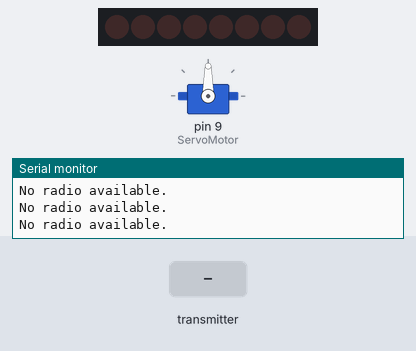
The sketch below on a simulated Arduino Uno, built with avr-gcc and run on an emulated ATmega328P. Parts: 8 shift-register outputs drawn as a row of LEDs (first output left, lit = HIGH), servo, the last lines printed to the serial monitor. Wiring (inferred from the names in the program): shift register (74HC595): data pin 2; shift clock pin 3; latch pin 4. Wiring (inferred from the signals the program sends): row of LEDs: on Q0, Q1, Q2, Q3, Q4, Q5, Q6, Q7. The test bench sets the inputs (shaded band). No radio packets arrive unless stated.

Above: at 1.2 s.
1.3 s: the transmitter starts sending joystick.0 = 0
At 2.5 s:
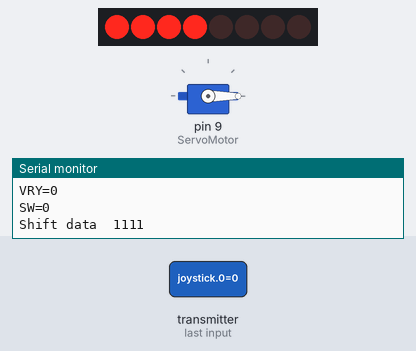
2.8 s: the transmitter starts sending joystick.0 = 1023
At 3.8 s:
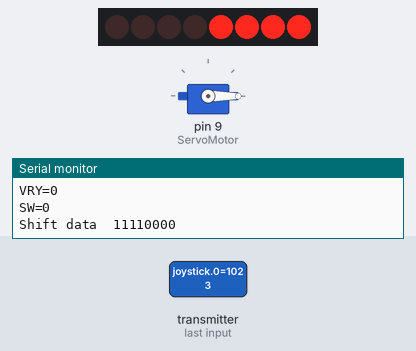
4.8 s: the transmitter starts sending joystick.1 = 1023
At 6.2 s:
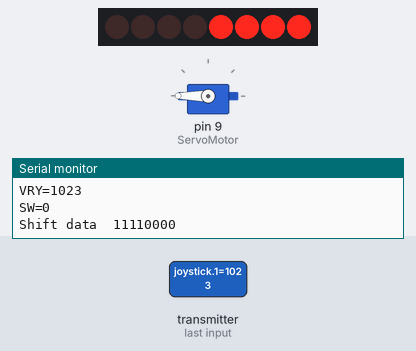
6.8 s: the transmitter starts sending joystick.1 = 256
At 8.6 s:
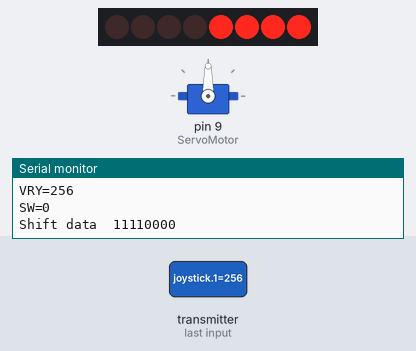
8.9 s: the transmitter starts sending joystick.1 = 0
At 9.9 s:
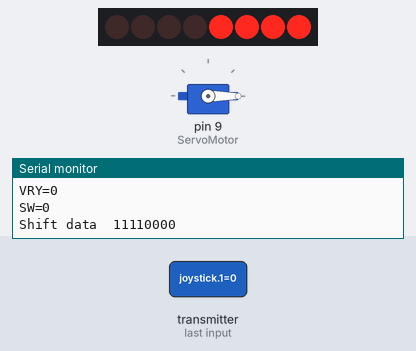
Timing chart, 0 to 11.9 s (numbered marks = the images above; inputs shaded):
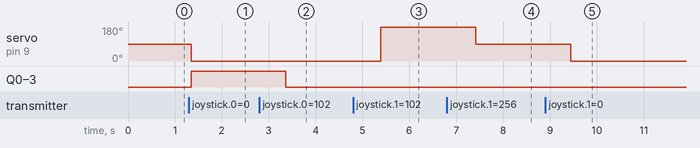

The sketch:

Cai-Shunhao_MP04.ino
```cpp
/*
 *MP04 for ECE160 Fall2017 Miniproject 04
 *Wireless Communication
 *Receiver
 *@author: Scott Cai
 *10/1/2017
 *
 *
 *DC motor 5
 *servo motor 9
 *IR sensor A3
 *Object detection sensor 6
 *
 *Wireless Transimitter NRF24LO1
 *
 *
 *function includes():
 *void setup()
 *void loop()
 *
 */

#include <SPI.h>
#include <nRF24L01.h>
#include <RF24.h>
#include <Servo.h>
#include <math.h>

Servo servo1;

#define datapin 2   //SER
#define clockpin 3  //SCK
#define latchpin 4  //RCK

#define joyZ A0
#define joyY A1
#define joyX A2

#define CE 7
#define CSN 8
#define MOSI 11
#define MISO 12
#define SCK 13

#define DC 5
#define IR A3
#define ServoMotor 9
#define OBS 6

#define SERVOLOW 650
#define SERVOHIGH 2700
#define BAUDRATE 9600

int xAxis, yAxis, zAxis;

#define Reset 0
#define LeftLED 1
#define RightLED 2
#define ForwardServo 3
#define BackwardServo 4
#define MiddleServo 5
#define turnDC 6

int IRStatus = 0; //0 for nothing in the distance, 1 for sth and disable the joystick
int xposition, yposition, swstatus;

static unsigned char state = Reset;

const uint64_t pipe = 0xE8E8F0F0E1LL; //transimission pipe
RF24 radio(CE, CSN);  //Creating a radio object
int joystick [3]; //three element array for joystick coordinates

void setup() {
  // put your setup code here, to run once:
  pinMode(datapin, OUTPUT);
  pinMode(clockpin, OUTPUT);
  pinMode(latchpin, OUTPUT);
  pinMode(joyZ, INPUT_PULLUP);
  pinMode(joyX, INPUT);
  pinMode(joyY, INPUT);

  radio.begin();
  radio.setChannel(22);
  radio.openReadingPipe(1, pipe);
  radio.startListening();

  Serial.begin(BAUDRATE);
  Serial.println("nRF24L01 Transmitter Starting");

  pinMode(DC, OUTPUT);
  pinMode(OBS, INPUT);
  servo1.attach(ServoMotor, SERVOLOW, SERVOHIGH);
}

void loop() {
  // put your main code here, to run repeatedly:
   //wired_test();
  wireless_test();
}

void shiftWrite(byte data) {
 //Send "data" to the shift register1
 Serial.print("Shift data  ");
 Serial.println(data,BIN);
  digitalWrite(latchpin, LOW);
  shiftOut(datapin, clockpin, MSBFIRST, data);
 //Positive edge on latchPin to store data
  digitalWrite(latchpin, HIGH);
}

void wired_test() {

  //switch(state) {
  //  case Reset:
  //  shiftWrite(0b11111111);
  //  readSensors();
  //  takeActions(xposition, yposition, swstatus, IRStatus);
  //  break;
  //
  //  case LeftLED:
  //  shiftWrite(0b11110000);
  //  readSensors();
  //  takeActions(xposition, yposition, swstatus, IRStatus);
  //  break;
  //
  //  case RightLED:
  //  shiftWrite(0b00001111);
  //  readSensors();
  //  takeActions(xposition, yposition, swstatus, IRStatus);
  //  break;
  //
  //  case ForwardServo:
  //  servo1.write(180);
  //  readSensors();
  //  takeActions(xposition, yposition, swstatus, IRStatus);
  //  break;
  //
  //  case MiddleServo:
  //  servo1.write(90);
  //  readSensors();
  //  takeActions(xposition, yposition, swstatus, IRStatus);
  //  break;
  //
  //  case BackwardServo:
  //  servo1.write(0);
  //  readSensors();
  //  takeActions(xposition, yposition, swstatus, IRStatus);
  //  break;
  //
  //  case turnDC:
  //  analogWrite(DC, 255);
  //  delay(1000);
  //  analogWrite(DC, 0);
  //  delay(100);
  //  readSensors();
  //  takeActions(xposition, yposition, swstatus, IRStatus);
  //  break;
  //}

  readSensors();
  if(xposition >= 800) {
      shiftWrite(0b11110000);
  }
  if(xposition <= 200) {
      shiftWrite(0b00001111);
  }
  if(yposition >= 800) {
      servo1.write(180);
  }
  if(yposition <= 200) {
      servo1.write(0);
  }
  if(yposition >= 200 & yposition <= 800) {
      servo1.write(90);
  }
  if(swstatus == 0) {
      analogWrite(DC, 255);
      delay(1000);
      analogWrite(DC, 0);
      delay(100);
  }
}

void wireless_test() {
  if(radio.available()) {
    while (radio.available()) {
      radio.read(joystick, sizeof(joystick));
      Serial.print("VRX=");
      Serial.println(joystick[0]);
      Serial.print("VRY=");
      Serial.println(joystick[1]);
      Serial.print("SW=");
      Serial.println(joystick[2]);
      Serial.println();

      if(joystick[0] >= 800) {
        shiftWrite(0b11110000);
      }
      if(joystick[0] <= 200) {
        shiftWrite(0b00001111);
      }
      if(joystick[1] >= 800) {
        servo1.write(180);
      }
      if(joystick[1] <= 200) {
        servo1.write(0);
      }
      if(joystick[1] >= 200 & joystick[1] <= 800) {
        servo1.write(90);
      }
      if(joystick[2] == 0) {
        analogWrite(DC, 255);
        delay(1000);
      }else if(joystick[2] == 1) {
        analogWrite(DC, 0);
        delay(10);
      }
      delay(10);
    }
  }else {
    Serial.println("No radio available.");
  }
}

void readSensors() {
  readJoy();
  readIR();
}

void readJoy() {
  xposition = analogRead(joyX);
  yposition = analogRead(joyY);
  swstatus = digitalRead(joyZ);
  delay(100);

  Serial.print("VRX=");
  Serial.println(xposition);
  Serial.print("VRY=");
  Serial.println(yposition);
  Serial.print("SW=");
  Serial.println(swstatus);
  Serial.println();
  delay(100);

}

void readIR() {
  unsigned int IRValue;
  float distance;
  IRValue = analogRead(IR);
  distance = 80*exp(-(IRValue*5.0/1024-0.2));
  Serial.print("Distance in cm = ");
  Serial.println(distance);
  Serial.print("IRValue = ");
  Serial.println(IRValue);
  delay(100);

  //decide the IRStatus
  if(distance <= 1) {
    IRStatus = 1;
  }else {
    IRStatus = 0;
  }
  Serial.print("IRStatus = ");
  Serial.println(IRStatus);
  Serial.println();
}

void takeActions(int x, int y, int z, int ir) {
  //x = xposition;
  //y = yposition;
  //z = swstatus;
  //ir = IRStatus;

  while(ir == 0){
    if(x >= 800) {
      state = LeftLED;
    }else if(x <= 200) {
      state = RightLED;
    }else if(y >= 800) {
      state = ForwardServo;
    }else if(y <= 200) {
      state = BackwardServo;
    }else if (y >= 200 & y <= 800) {
      state = MiddleServo;
    }else if(z == 0) {
      state = turnDC;
    }
  }

}
```

Measured:
- after the input at 1.3 s, servo on pin 9 (ServoMotor): 90° → 0° at once; Q0–3: LOW → HIGH at once
- after the input at 2.8 s, Q0–3: HIGH → LOW after 0.57 s
- after the input at 4.8 s, servo on pin 9 (ServoMotor): 0° → 180° after 0.59 s
- after the input at 6.8 s, servo on pin 9 (ServoMotor): 180° → 90° after 0.62 s
- after the input at 8.9 s, servo on pin 9 (ServoMotor): 90° → 0° after 0.54 s
